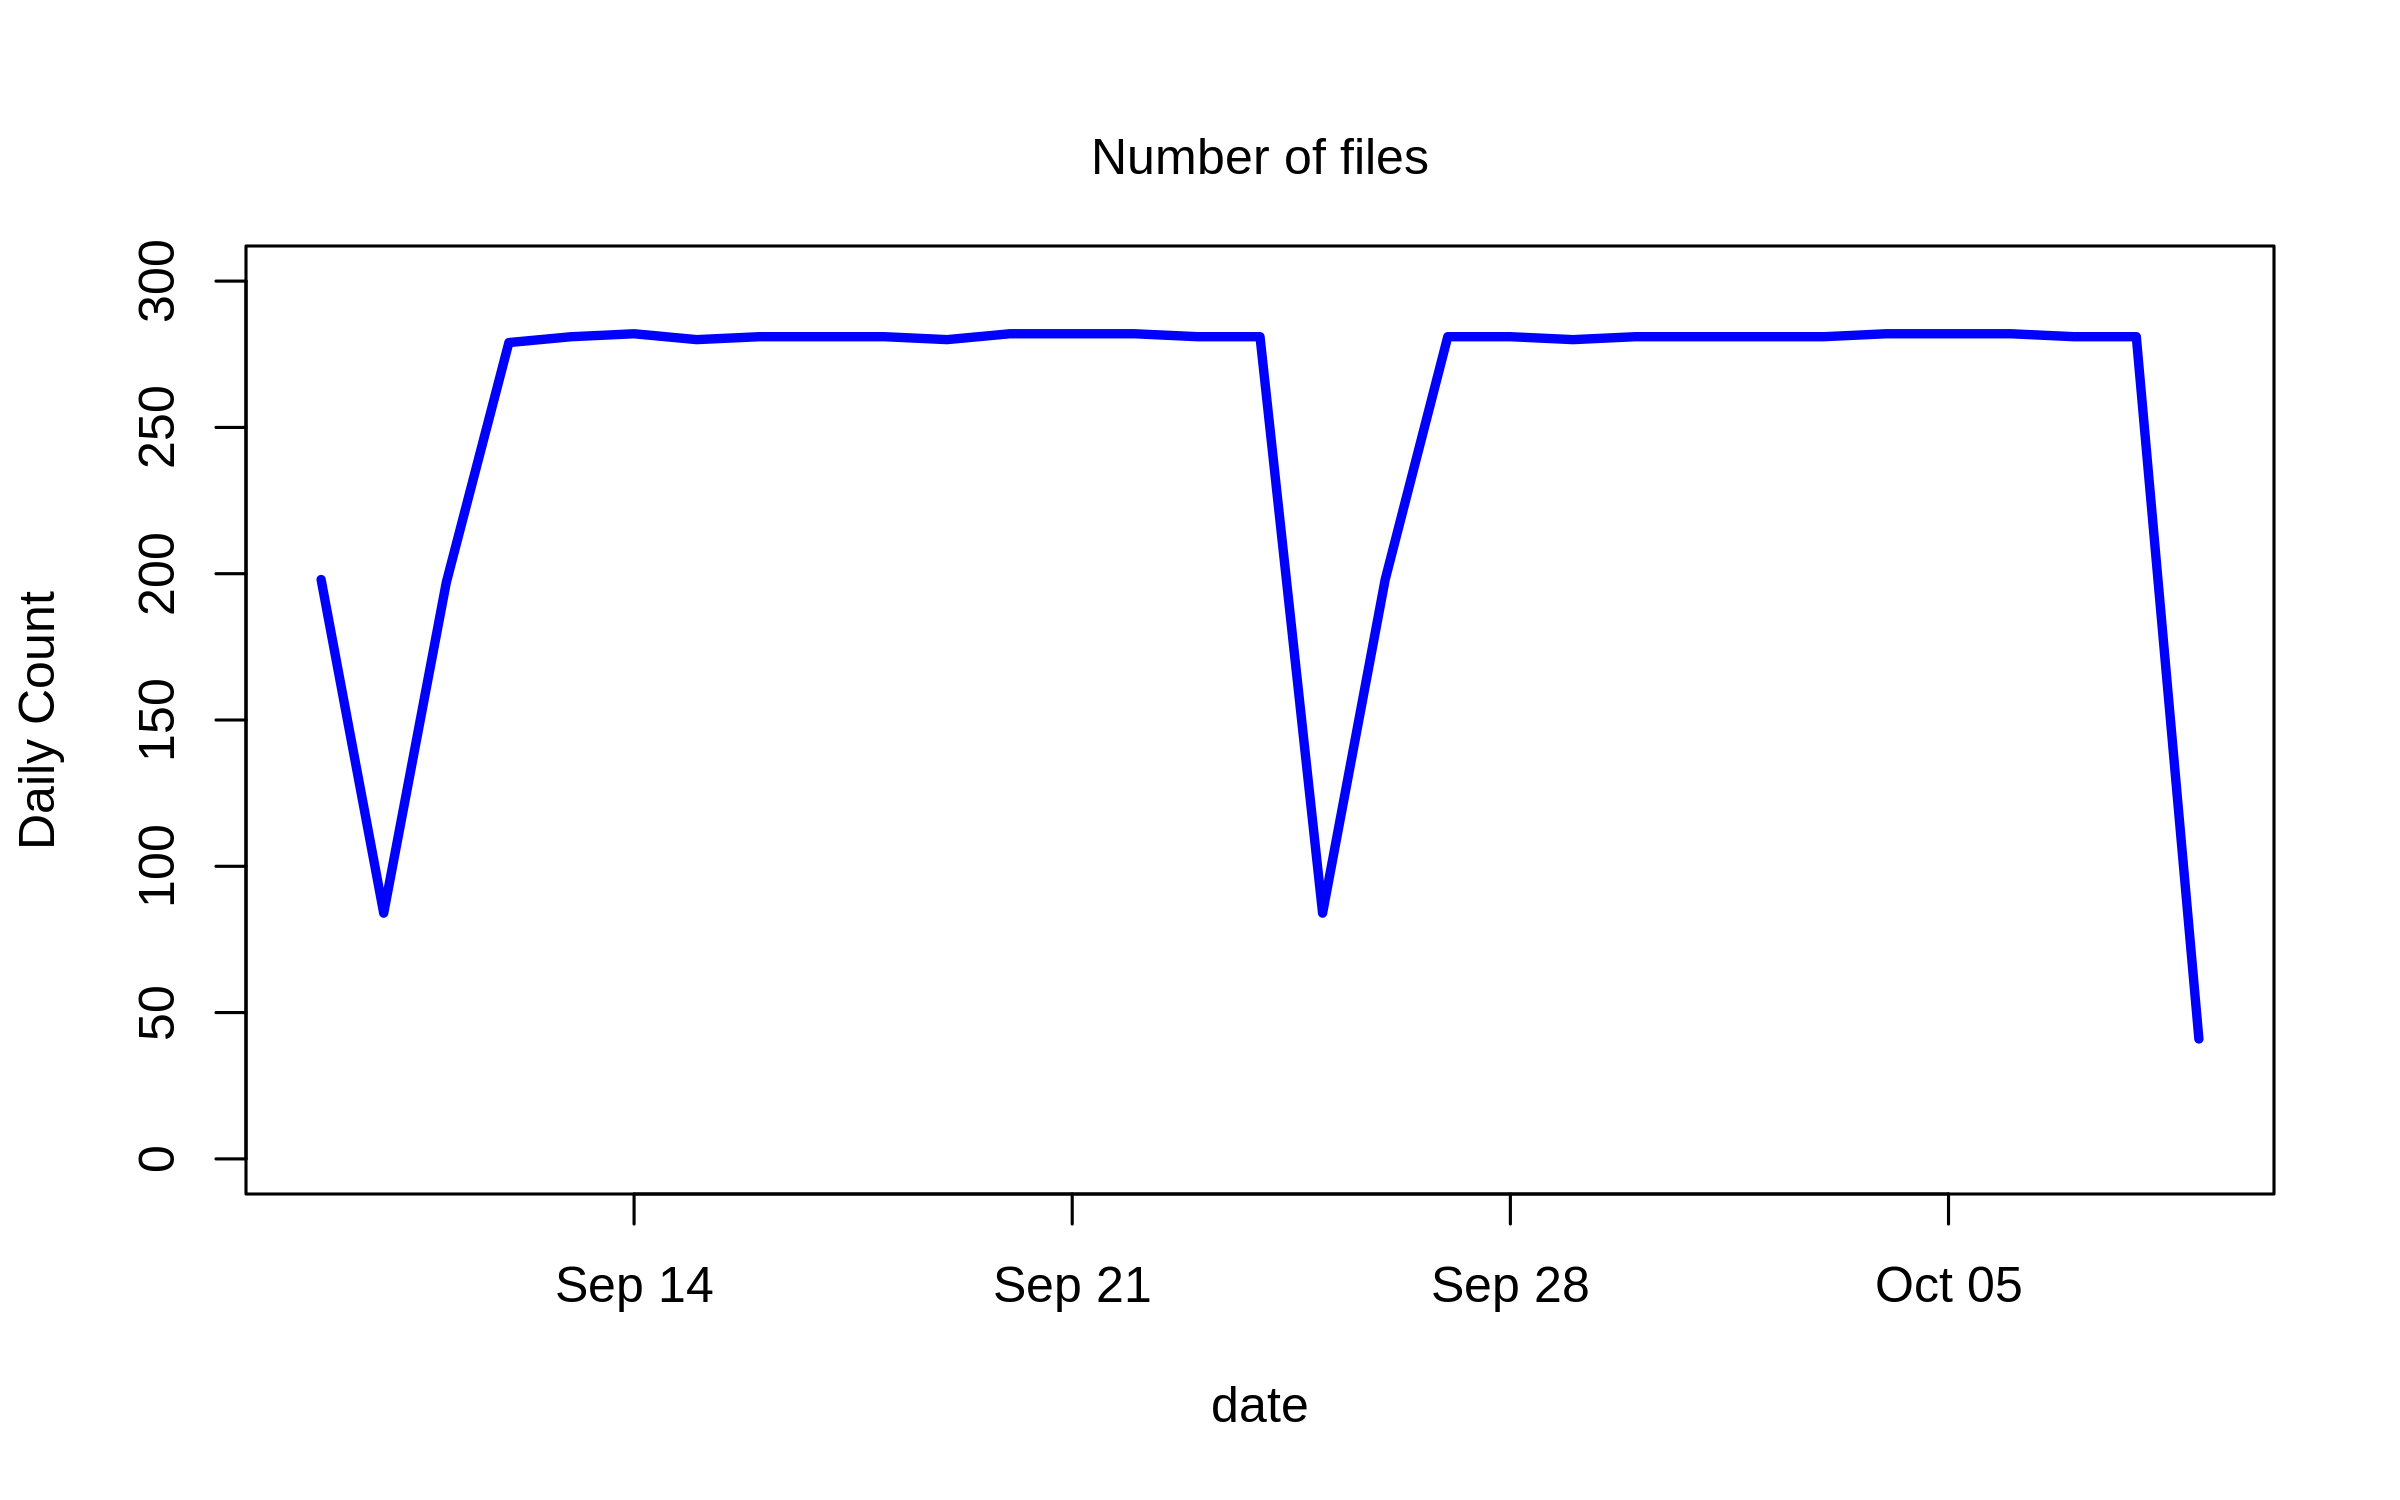

This figure's R source:
# This file is to plot the uploads counts for niwotflir to help Jim LeMoine with the data management
# 
library(data.table)
y <- year(Sys.Date())

inout_dir <- '/home/bijan/phenocam_scripts/'

dt <- fread(paste0(inout_dir, 'count_niwot.txt'), skip =2)
dt[, V1 := as.numeric(gsub(pattern = 'DOY |:', replacement = '', V1))]
dt[, date := as.Date(sprintf('%04d-12-31', y - 1)) + V1]
dt[, n := V2]
dt$V1 <- NULL
dt$V2 <- NULL


# today's date
today <- Sys.Date()

# date range to plot
date_range <- today - c(30:0)


png(paste0(inout_dir, 'count_niwot.png'),
    width = 8, height = 5, units = 'in', res = 300)
plot(dt[date  %in% date_range],
     xlim = range(date_range),
     ylab = 'Daily Count',
col = 'blue',
lwd=3,
ylim = c(0,300),
     type = 'l')
mtext('Number of files', line = 1)
invisible(dev.off())

